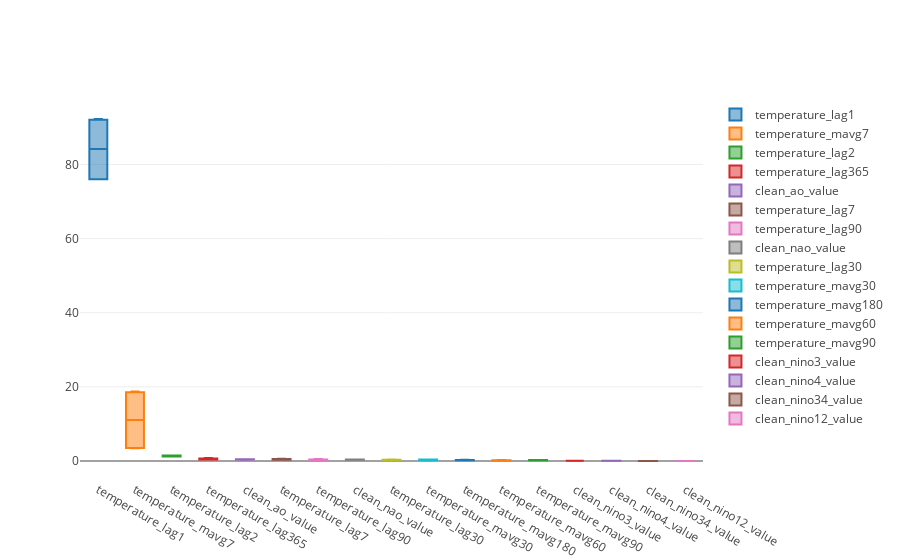

The notebook cell this image was saved under:
### Markdown cell above
Lets look a boxplot of this data to see how the distributions look across our experiments for this location.

### Code cell
traces = create_boxplot_traces_for_features(features_df)
iplot(traces)

### Figure 1 — Plotly figure (JSON) as saved in the notebook; plotly's stock layout.template omitted (floating-point values rounded to 4 significant figures)
{"data": [{"name": "temperature_lag1", "type": "box", "uid": "7c485a4a-a053-11e8-9038-00215cc353c9", "y": [75.99, 75.99, 76.22, 92.28, 92.09, 92.09]}, {"name": "temperature_mavg7", "type": "box", "uid": "7c485a4b-a053-11e8-a253-00215cc353c9", "y": [18.52, 18.52, 18.74, 3.558, 3.49, 3.466]}, {"name": "temperature_lag2", "type": "box", "uid": "7c485a4c-a053-11e8-8ce4-00215cc353c9", "y": [1.243, 1.243, 1.444, 1.51, 1.434, 1.452]}, {"name": "temperature_lag365", "type": "box", "uid": "7c485a4d-a053-11e8-b8ba-00215cc353c9", "y": [0.7079, 0.7079, 0.8407, 0.5928, 0.4111, 0.4333]}, {"name": "clean_ao_value", "type": "box", "uid": "7c485a4e-a053-11e8-b2a7-00215cc353c9", "y": [0.4958, 0.4958, 0.4058, 0.3423]}, {"name": "temperature_lag7", "type": "box", "uid": "7c485a4f-a053-11e8-8c11-00215cc353c9", "y": [0.4836, 0.4836, 0.6344, 0.541, 0.3269, 0.3269]}, {"name": "temperature_lag90", "type": "box", "uid": "7c485a50-a053-11e8-8797-00215cc353c9", "y": [0.4293, 0.4293, 0.5071, 0.3159, 0.2197, 0.2473]}, {"name": "clean_nao_value", "type": "box", "uid": "7c485a51-a053-11e8-9ff4-00215cc353c9", "y": [0.3625, 0.3625, 0.4092, 0.4134]}, {"name": "temperature_lag30", "type": "box", "uid": "7c485a52-a053-11e8-82b1-00215cc353c9", "y": [0.3291, 0.3291, 0.418, 0.2226, 0.2159, 0.2091]}, {"name": "temperature_mavg30", "type": "box", "uid": "7c485a53-a053-11e8-bd7e-00215cc353c9", "y": [0.3161, 0.3161, 0.3859, 0.3763, 0.2366, 0.2346]}, {"name": "temperature_mavg180", "type": "box", "uid": "7c485a54-a053-11e8-9c1a-00215cc353c9", "y": [0.3453, 0.2521, 0.24, 0.1977]}, {"name": "temperature_mavg60", "type": "box", "uid": "7c485a55-a053-11e8-8d74-00215cc353c9", "y": [0.2406, 0.1794, 0.1352, 0.2065]}, {"name": "temperature_mavg90", "type": "box", "uid": "7c485a56-a053-11e8-9b90-00215cc353c9", "y": [0.1766, 0.2549, 0.25]}, {"name": "clean_nino3_value", "type": "box", "uid": "7c485a57-a053-11e8-a346-00215cc353c9", "y": [0.06745, 0.06689]}, {"name": "clean_nino4_value", "type": "box", "uid": "7c485a58-a053-11e8-8981-00215cc353c9", "y": [0.0624, 0.03974]}, {"name": "clean_nino34_value", "type": "box", "uid": "7c485a59-a053-11e8-89ca-00215cc353c9", "y": [0.004148, 0.0169]}, {"name": "clean_nino12_value", "type": "box", "uid": "7c485a5a-a053-11e8-91fd-00215cc353c9", "y": [0, 0.004266]}], "layout": {}}
